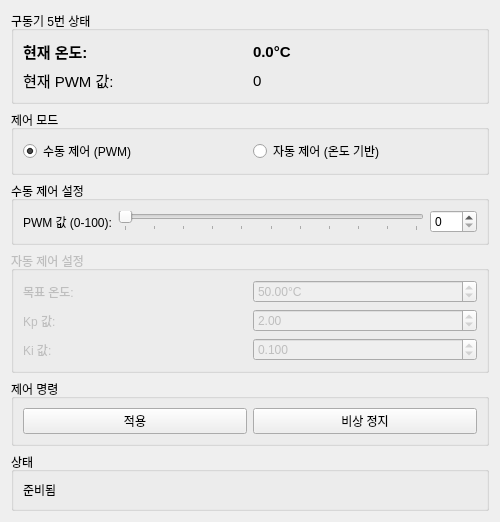
<?xml version="1.0" encoding="UTF-8"?>
<ui version="4.0">
 <class>Form</class>
 <widget class="QWidget" name="Form">
  <property name="geometry">
   <rect>
    <x>0</x>
    <y>0</y>
    <width>500</width>
    <height>400</height>
   </rect>
  </property>
  <property name="windowTitle">
   <string>웨어러블 로봇 구동기 제어</string>
  </property>
  <layout class="QVBoxLayout" name="verticalLayout">
   <item>
    <widget class="QGroupBox" name="groupBox">
     <property name="title">
      <string>구동기 5번 상태</string>
     </property>
     <layout class="QGridLayout" name="gridLayout">
      <item row="0" column="0">
       <widget class="QLabel" name="label">
        <property name="font">
         <font>
          <pointsize>11</pointsize>
          <weight>75</weight>
          <bold>true</bold>
         </font>
        </property>
        <property name="text">
         <string>현재 온도:</string>
        </property>
       </widget>
      </item>
      <item row="0" column="1">
       <widget class="QLabel" name="temp_label">
        <property name="font">
         <font>
          <pointsize>11</pointsize>
          <weight>75</weight>
          <bold>true</bold>
         </font>
        </property>
        <property name="text">
         <string>0.0°C</string>
        </property>
       </widget>
      </item>
      <item row="1" column="0">
       <widget class="QLabel" name="label_3">
        <property name="font">
         <font>
          <pointsize>11</pointsize>
         </font>
        </property>
        <property name="text">
         <string>현재 PWM 값:</string>
        </property>
       </widget>
      </item>
      <item row="1" column="1">
       <widget class="QLabel" name="pwm_label">
        <property name="font">
         <font>
          <pointsize>11</pointsize>
         </font>
        </property>
        <property name="text">
         <string>0</string>
        </property>
       </widget>
      </item>
     </layout>
    </widget>
   </item>
   <item>
    <widget class="QGroupBox" name="groupBox_2">
     <property name="title">
      <string>제어 모드</string>
     </property>
     <layout class="QHBoxLayout" name="horizontalLayout">
      <item>
       <widget class="QRadioButton" name="manual_mode_radio">
        <property name="text">
         <string>수동 제어 (PWM)</string>
        </property>
        <property name="checked">
         <bool>true</bool>
        </property>
       </widget>
      </item>
      <item>
       <widget class="QRadioButton" name="auto_mode_radio">
        <property name="text">
         <string>자동 제어 (온도 기반)</string>
        </property>
       </widget>
      </item>
     </layout>
    </widget>
   </item>
   <item>
    <widget class="QGroupBox" name="manual_settings_group">
     <property name="title">
      <string>수동 제어 설정</string>
     </property>
     <layout class="QGridLayout" name="gridLayout_3">
      <item row="0" column="0">
       <widget class="QLabel" name="label_13">
        <property name="text">
         <string>PWM 값 (0-100):</string>
        </property>
       </widget>
      </item>
      <item row="0" column="1">
       <widget class="QSlider" name="pwm_slider">
        <property name="maximum">
         <number>100</number>
        </property>
        <property name="orientation">
         <enum>Qt::Horizontal</enum>
        </property>
        <property name="tickPosition">
         <enum>QSlider::TicksBelow</enum>
        </property>
        <property name="tickInterval">
         <number>10</number>
        </property>
       </widget>
      </item>
      <item row="0" column="2">
       <widget class="QSpinBox" name="pwm_spin">
        <property name="maximum">
         <number>100</number>
        </property>
       </widget>
      </item>
     </layout>
    </widget>
   </item>
   <item>
    <widget class="QGroupBox" name="auto_settings_group">
     <property name="enabled">
      <bool>false</bool>
     </property>
     <property name="title">
      <string>자동 제어 설정</string>
     </property>
     <layout class="QGridLayout" name="gridLayout_2">
      <item row="0" column="0">
       <widget class="QLabel" name="label_14">
        <property name="text">
         <string>목표 온도:</string>
        </property>
       </widget>
      </item>
      <item row="0" column="1">
       <widget class="QDoubleSpinBox" name="target_temp_spin">
        <property name="suffix">
         <string>°C</string>
        </property>
        <property name="minimum">
         <double>20.000000000000000</double>
        </property>
        <property name="maximum">
         <double>80.000000000000000</double>
        </property>
        <property name="value">
         <double>50.000000000000000</double>
        </property>
       </widget>
      </item>
      <item row="1" column="0">
       <widget class="QLabel" name="label_15">
        <property name="text">
         <string>Kp 값:</string>
        </property>
       </widget>
      </item>
      <item row="1" column="1">
       <widget class="QDoubleSpinBox" name="kp_spin">
        <property name="decimals">
         <number>2</number>
        </property>
        <property name="minimum">
         <double>0.100000000000000</double>
        </property>
        <property name="maximum">
         <double>10.000000000000000</double>
        </property>
        <property name="singleStep">
         <double>0.100000000000000</double>
        </property>
        <property name="value">
         <double>2.000000000000000</double>
        </property>
       </widget>
      </item>
      <item row="2" column="0">
       <widget class="QLabel" name="label_16">
        <property name="text">
         <string>Ki 값:</string>
        </property>
       </widget>
      </item>
      <item row="2" column="1">
       <widget class="QDoubleSpinBox" name="ki_spin">
        <property name="decimals">
         <number>3</number>
        </property>
        <property name="minimum">
         <double>0.001000000000000</double>
        </property>
        <property name="maximum">
         <double>1.000000000000000</double>
        </property>
        <property name="singleStep">
         <double>0.010000000000000</double>
        </property>
        <property name="value">
         <double>0.100000000000000</double>
        </property>
       </widget>
      </item>
     </layout>
    </widget>
   </item>
   <item>
    <widget class="QGroupBox" name="groupBox_4">
     <property name="title">
      <string>제어 명령</string>
     </property>
     <layout class="QHBoxLayout" name="horizontalLayout_2">
      <item>
       <widget class="QPushButton" name="apply_button">
        <property name="text">
         <string>적용</string>
        </property>
       </widget>
      </item>
      <item>
       <widget class="QPushButton" name="emergency_stop_button">
        <property name="text">
         <string>비상 정지</string>
        </property>
       </widget>
      </item>
     </layout>
    </widget>
   </item>
   <item>
    <widget class="QGroupBox" name="groupBox_5">
     <property name="title">
      <string>상태</string>
     </property>
     <layout class="QHBoxLayout" name="horizontalLayout_3">
      <item>
       <widget class="QLabel" name="status_label">
        <property name="text">
         <string>준비됨</string>
        </property>
       </widget>
      </item>
     </layout>
    </widget>
   </item>
  </layout>
 </widget>
 <resources/>
 <connections/>
</ui>
